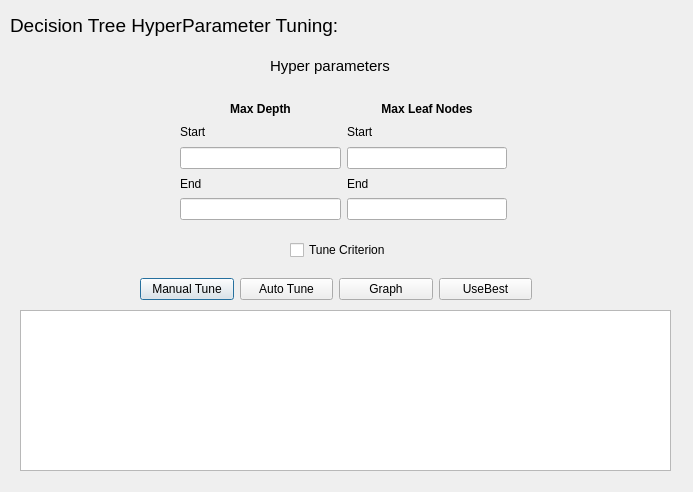
<?xml version="1.0" encoding="UTF-8"?>
<ui version="4.0">
 <class>Dialog</class>
 <widget class="QDialog" name="Dialog">
  <property name="geometry">
   <rect>
    <x>0</x>
    <y>0</y>
    <width>693</width>
    <height>492</height>
   </rect>
  </property>
  <property name="windowTitle">
   <string>Dialog</string>
  </property>
  <widget class="QLabel" name="label">
   <property name="geometry">
    <rect>
     <x>10</x>
     <y>10</y>
     <width>401</width>
     <height>31</height>
    </rect>
   </property>
   <property name="font">
    <font>
     <pointsize>14</pointsize>
    </font>
   </property>
   <property name="text">
    <string>Decision Tree HyperParameter Tuning:</string>
   </property>
  </widget>
  <widget class="QLabel" name="label_2">
   <property name="geometry">
    <rect>
     <x>270</x>
     <y>50</y>
     <width>151</width>
     <height>31</height>
    </rect>
   </property>
   <property name="font">
    <font>
     <pointsize>11</pointsize>
    </font>
   </property>
   <property name="text">
    <string>Hyper parameters</string>
   </property>
  </widget>
  <widget class="QWidget" name="horizontalLayoutWidget_2">
   <property name="geometry">
    <rect>
     <x>180</x>
     <y>100</y>
     <width>327</width>
     <height>120</height>
    </rect>
   </property>
   <layout class="QHBoxLayout" name="horizontalLayout_2">
    <item>
     <layout class="QVBoxLayout" name="verticalLayout">
      <item>
       <widget class="QLabel" name="label_3">
        <property name="font">
         <font>
          <weight>75</weight>
          <bold>true</bold>
         </font>
        </property>
        <property name="text">
         <string>Max Depth</string>
        </property>
        <property name="alignment">
         <set>Qt::AlignCenter</set>
        </property>
       </widget>
      </item>
      <item>
       <widget class="QLabel" name="label_5">
        <property name="text">
         <string>Start</string>
        </property>
       </widget>
      </item>
      <item>
       <widget class="QLineEdit" name="start_depth"/>
      </item>
      <item>
       <widget class="QLabel" name="label_6">
        <property name="text">
         <string>End</string>
        </property>
       </widget>
      </item>
      <item>
       <widget class="QLineEdit" name="end_depth"/>
      </item>
     </layout>
    </item>
    <item>
     <layout class="QVBoxLayout" name="verticalLayout_2">
      <item>
       <widget class="QLabel" name="label_4">
        <property name="font">
         <font>
          <weight>75</weight>
          <bold>true</bold>
         </font>
        </property>
        <property name="text">
         <string>Max Leaf Nodes</string>
        </property>
        <property name="alignment">
         <set>Qt::AlignCenter</set>
        </property>
       </widget>
      </item>
      <item>
       <widget class="QLabel" name="label_7">
        <property name="text">
         <string>Start</string>
        </property>
       </widget>
      </item>
      <item>
       <widget class="QLineEdit" name="start_leaf"/>
      </item>
      <item>
       <widget class="QLabel" name="label_8">
        <property name="text">
         <string>End</string>
        </property>
       </widget>
      </item>
      <item>
       <widget class="QLineEdit" name="end_leaf"/>
      </item>
     </layout>
    </item>
   </layout>
  </widget>
  <widget class="QTextBrowser" name="output">
   <property name="geometry">
    <rect>
     <x>20</x>
     <y>310</y>
     <width>651</width>
     <height>161</height>
    </rect>
   </property>
  </widget>
  <widget class="QWidget" name="horizontalLayoutWidget">
   <property name="geometry">
    <rect>
     <x>140</x>
     <y>249</y>
     <width>392</width>
     <height>80</height>
    </rect>
   </property>
   <layout class="QHBoxLayout" name="horizontalLayout">
    <item>
     <widget class="QPushButton" name="manual_btn">
      <property name="text">
       <string>Manual Tune</string>
      </property>
     </widget>
    </item>
    <item>
     <widget class="QPushButton" name="auto_btn">
      <property name="text">
       <string>Auto Tune</string>
      </property>
     </widget>
    </item>
    <item>
     <widget class="QPushButton" name="graph_btn">
      <property name="text">
       <string>Graph</string>
      </property>
     </widget>
    </item>
    <item>
     <widget class="QPushButton" name="usebestBtn">
      <property name="text">
       <string>UseBest</string>
      </property>
     </widget>
    </item>
   </layout>
  </widget>
  <widget class="QCheckBox" name="crit_check">
   <property name="geometry">
    <rect>
     <x>290</x>
     <y>240</y>
     <width>171</width>
     <height>20</height>
    </rect>
   </property>
   <property name="text">
    <string>Tune Criterion</string>
   </property>
  </widget>
 </widget>
 <resources/>
 <connections/>
</ui>
